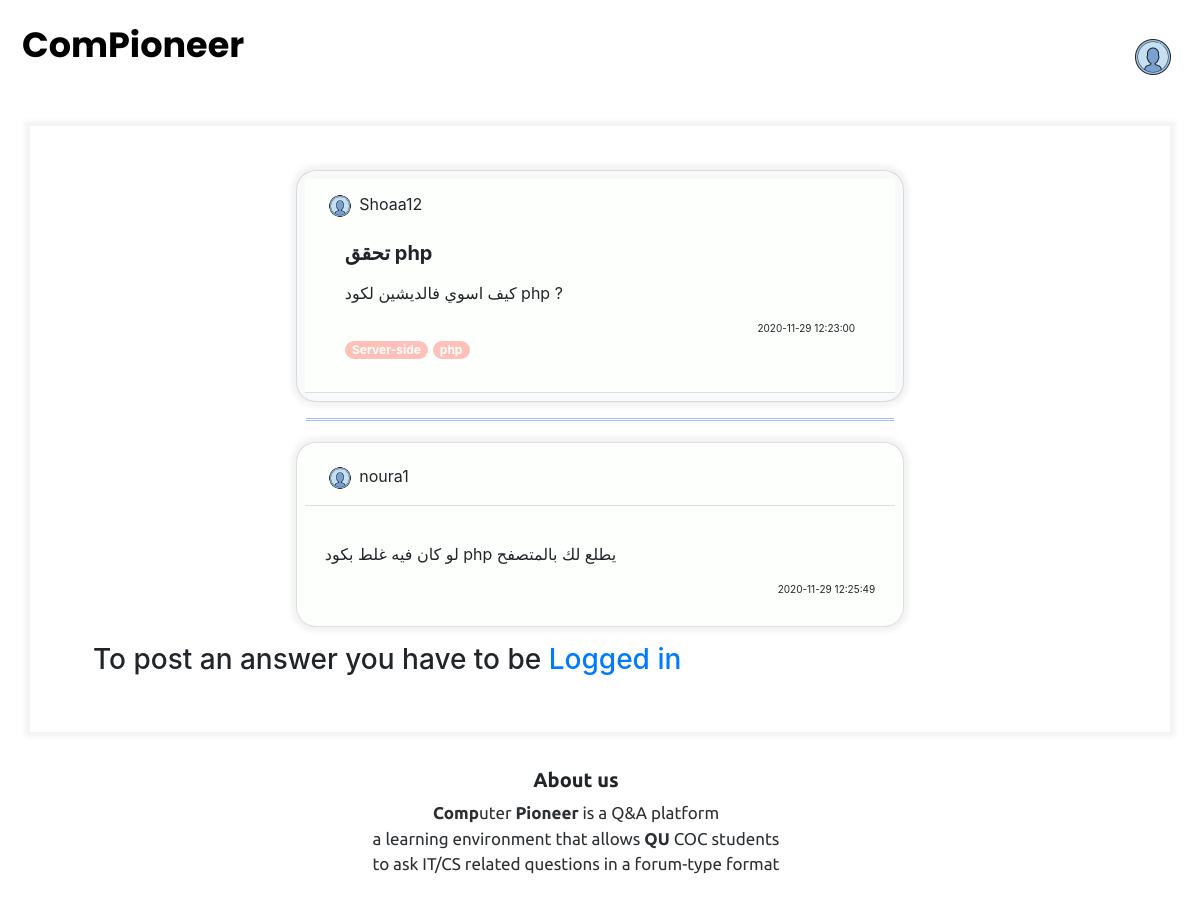
Page /post_answer.php?q_id=46 on the committed database.
### tables this page shows
CREATE TABLE `questions` (
  `q_id` int(11) NOT NULL,
  `q_title` varchar(255) DEFAULT NULL,
  `q_body` text NOT NULL,
  `username` varchar(255) NOT NULL,
  `timestamp` timestamp NULL DEFAULT current_timestamp()
);

CREATE TABLE `tags` (
  `tag_id` int(11) NOT NULL,
  `tag_title` varchar(255) NOT NULL
);

CREATE TABLE `answers` (
  `a_id` int(11) NOT NULL,
  `answer` text NOT NULL,
  `q_id` int(11) NOT NULL,
  `username` varchar(255) NOT NULL,
  `timestamp` timestamp NULL DEFAULT NULL
);

### post_answer.php (the view, shortened to what this page needs)
<?php
    include "include/header.php";
    if(!isset($_GET['q_id'])){
        echo "You have not choosen a question!";
    }else{
        $q_id = $_GET['q_id'];
    }
?>
        <link rel="stylesheet" href="https://stackpath.bootstrapcdn.com/bootstrap/4.1.1/css/bootstrap.min.css">
        <link rel="stylesheet" href="https://cdnjs.cloudflare.com/ajax/libs/bootstrap-select/1.13.1/css/bootstrap-select.css" />
      <div class="header">
          <nav>
          <a href="home.php" class="logo">ComPioneer</a>
          <div class="img-profile">
            <a class= "iconNav" href="profile.php">
              <img src="images\icons8-test-account-100.png" alt="profile">
            </a>
          </div>
          </nav>
      </div>
<div class="container" id="zcontainer">
  <div class="col align-self-center">
      <?php
         $sql="SELECT * FROM questions WHERE q_id = $q_id";
         $q_query = mysqli_query($con, $sql);
            if(!$q_query){
                die("Error: ".mysqli_error($con));
            }else{
              while($q_row=mysqli_fetch_assoc($q_query)){
                    $q_title= $q_row['q_title'];
                    $q_username= $q_row['username'];
                    $q_timestamp=$q_row['timestamp'];
                      ?>
                        <div class="container-home">
                        <div class="card bg-light mb-3" id="Acoloring">
                          <div class="card-header">
                            <div class="img-qu">
                               <img src="images\icons8-test-account-100.png" alt="profile">  <?php
                                echo  $q_username;
                                ?>
                              </div>
                          <div class="card-body">
                            <h5 class="card-title"> <p><?php
                             echo $q_title;
                             ?></p></h5>
                            <p class="card-text"><?php echo $q_row['q_body']; ?></p>
                           <div class="timestamp">
                             <?php echo $q_timestamp;?>
                           </div>
                      <?php
                        $sql_tags= "SELECT * FROM q_tags WHERE q_id= $q_id";
                        $tag_id_query = mysqli_query($con, $sql_tags);
                        if(!$tag_id_query){
                            die("Error: ". mysqli_error($con));
                        }else{
                            while($tag_id_row= mysqli_fetch_assoc($tag_id_query)){
                            $tag_id= $tag_id_row['tag_id'];
                            $sql_tag_title= "SELECT * FROM tags WHERE tag_id= $tag_id";
                            $tag_title_query= mysqli_query($con, $sql_tag_title);
                            if(!$tag_title_query){
                                die("Error: ".mysqli_error($con));
                                }else{
                                        while($tag_title_row=mysqli_fetch_assoc($tag_title_query)){
                                        $tag_title= $tag_title_row['tag_title'];
                                        ?> <span class= "badge badge-pill badge-primary"><?php echo $tag_title; ?></span> <?php
                                    }
                                }
                            }
                        }
                    }
                }
            ?>
        </div>
  </div>
</div>
          <hr class="lineT" width="58%">
                <?php
                    $sql= "SELECT * FROM answers WHERE q_id= $q_id";
                    $a_query=mysqli_query($con, $sql);
                    if(!$a_query){
                        die("Error: ".mysqli_error($con));
                    }else{
                        while($a_row=mysqli_fetch_assoc($a_query)){
                            $a_body = $a_row['answer'];
                            $a_username = $a_row['username'];
                            $a_timestamp = $a_row['timestamp'];
                             ?>
                            <div class="container-home">
                            <div class="card bg-light mb-3" id="coloring">
                              <div class="card-header">
                                <div class="img-qu">
                                   <img src="images\icons8-test-account-100.png" alt="profile">  <?php
                                    echo  $a_username;
                                    ?>
                                  </div>
                            </div>
                               <div class="card-body">
                               <p class="card-text"> <?php echo $a_body; ?></p>
                               <div class="timestamp">   <?php echo $a_timestamp;?> </div>
                               <div class="col align-self-center">
                               </div>
                             </div>
                             </div>
                           </div>
                        <?php
                        }
                    }
                ?>
        <?php
            if(!isset($_SESSION['username'])){
                echo "<h3>To post an answer you have to be <a href='landing.php'>Logged in</a></h3>";
            } ?>
  </div>
</div>
</div>
<div class="footerContent">
<h5> <b> About us</b></h5>
<p> <b>Comp</b>uter <b>Pioneer</b> is a Q&A platform
<br>  a learning environment that allows
 <b>QU</b> COC students
<br>  to ask IT/CS related questions in a forum-type format </p>
</div>
</body>
</html>

### css/style.css (style rules this page uses)
.container { margin: 1%; background-color: #FFFFFF; padding: 13rem 3rem 13rem 3rem; box-shadow: 0 0 5px 5px rgba(0,0,0, .05); }
.header { overflow: hidden; padding: 20px 10px; }
.header a { float: left; color: black; text-align: center; padding: 12px; text-decoration: none; font-size: 18px; line-height: 25px; border-radius: 4px; }
.header a.logo { font-family: 'Poppins', sans-serif; font-size: 35px; font-weight: bold; }
.header .iconNav { float: right; }
.card { margin: 2% auto; float: center; padding: .5rem .5rem .5rem .5rem; box-shadow: 0 0 5px 5px rgba(0, 0, 0, .05); margin-bottom: 10px; width: 60%; background-color: #FFFFFF!important; border-radius: 20px !important; }
.card-header { background-color: #fdfffc !important ; }
#coloring { background-color: #fdfffc !important; }
.timestamp { text-align: right; font-size: 10px ; }
.footerContent { font-family: 'Ubuntu', sans-serif; position: relative; left: 0; bottom: 0; width: 100%; background-color: white; text-align: center; padding: 1.5rem 3rem 1.5rem 0rem; overflow: hidden; }
.footerContent p { opacity: 0.95; text-align: center; font-size: 17px; }
.footerContent h5 { text-align: center; }
.badge-pill { background-color:#fec0b8 !important; }
#zcontainer { padding: 1.5rem 3rem 3rem 3rem; }
.lineT { border-top: 3px double #a1c3fc ; }
.card-title { font-weight: bold; }
.img-qu img { max-width: 100%; height: auto; height: 30px; width: 30px; }
.img-profile img { max-width: 100%; height: auto; height: 50px; width: 50px; }

### rows in the picture
questions: username "Shoaa12", q_title "تحقق php", q_body "كيف اسوي فالديشين لكود php ?", timestamp "2020-11-29 12:23:00"
tags: tag_title "Server-side"
tags: tag_title "php"
answers: username "noura1", answer "لو كان فيه غلط بكود php يطلع لك بالمتصفح", timestamp "2020-11-29 12:25:49"
